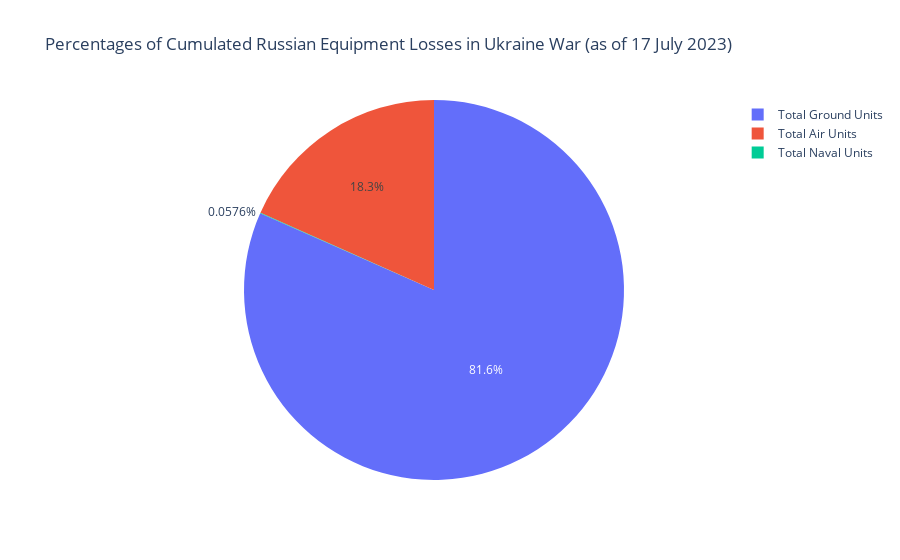

The notebook cell this image was saved under:
### Code cell
# Among ground units, APC seems to suffer the largest casualty, followed by military auto, and then tank
# Creating pie chart containing percentages of equipment losses
plt.figure(figsize=(10,10))
categorized_df = russia_losses_equipment.iloc[-1:,-3:].sort_values(by=[last_index],axis=1,ascending=False).T
categorized_df.rename(columns = {last_index:'unit_amount'}, inplace=True)

fig = px.pie(categorized_df, values='unit_amount', names=categorized_df.index, title=f'Percentages of Cumulated Russian Equipment Losses in Ukraine War\n(as of {last_date})')
fig.show()

### Figure 1 — Plotly figure (JSON) as saved in the notebook; plotly's stock layout.template omitted (floating-point values rounded to 4 significant figures)
{"data": [{"domain": {"x": [0, 1], "y": [0, 1]}, "hovertemplate": "index=%{label}<br>unit_amount=%{value}<extra></extra>", "labels": ["Total Ground Units", "Total Air Units", "Total Naval Units"], "legendgroup": "", "name": "", "showlegend": true, "type": "pie", "values": [25502, 5726, 18]}], "layout": {"legend": {"tracegroupgap": 0}, "title": {"text": "Percentages of Cumulated Russian Equipment Losses in Ukraine War\n(as of 17 July 2023)"}}}
